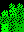

A 2D game scene composited from a Tiled map and its tileset images. What follows is a short description and the map's XML, with every tile layer's data as written:
An orthogonal 3x4 tile map with 8x8 px tiles, 1 tile layer (bush-3).

<map version="1.8" tiledversion="1.8.4" orientation="orthogonal" renderorder="right-down" width="3" height="4" tilewidth="8" tileheight="8" infinite="0" nextlayerid="2" nextobjectid="1">
 <tileset firstgid="1" source="../tileset/tileset.tsx" />
 <layer id="1" name="bush-3" width="3" height="4">
  <data encoding="csv">
1,71,71,
68,72,74,
74,74,74,
47,74,43
</data>
 </layer>
</map>
